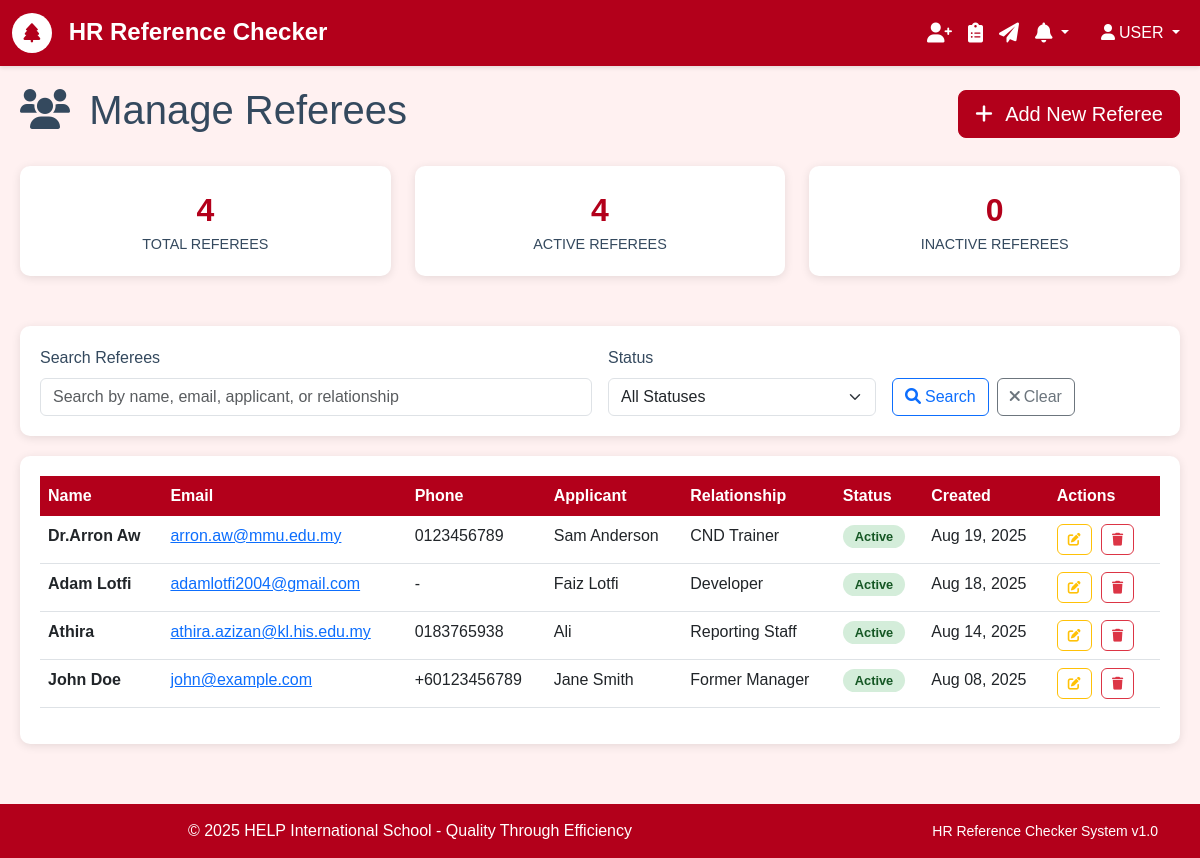
Page /referees/ (signed in) on the earlier database version.
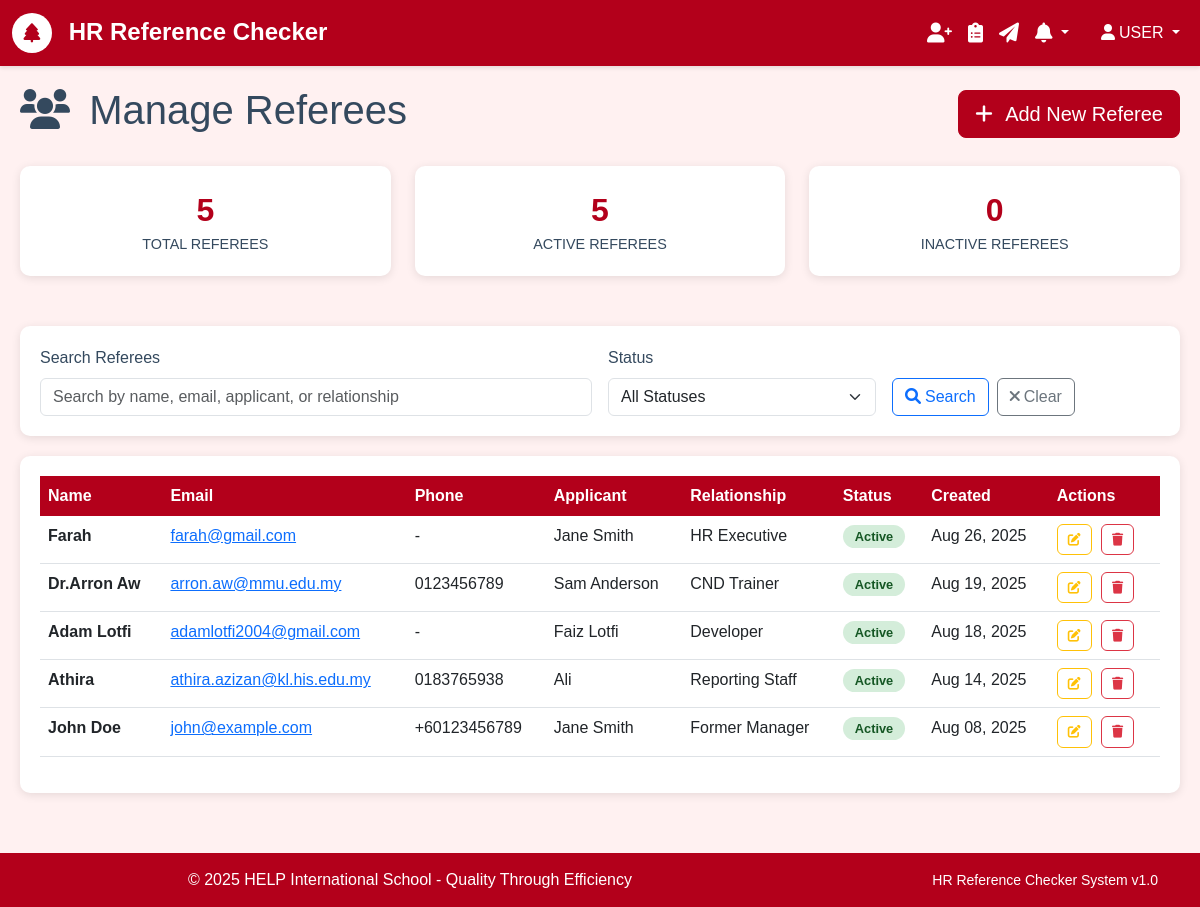
Same page on the later database version.
### referees/models.py (models this page shows, shortened)
class Referee(models.Model):
    name = models.CharField(max_length=255)
    email = models.EmailField()
    phone_regex = RegexValidator(
        regex=r'^\+?1?\d{9,15}$',
        message="Phone number must be entered in the format: '+999999999'. Up to 15 digits allowed."
    )
    phone = models.CharField(validators=[phone_regex], max_length=17, blank=True)
    relationship = models.CharField(max_length=100, help_text="e.g., Former Manager, Colleague, etc.")
    applicant_name = models.CharField(max_length=255, help_text="Name of the person being referenced")
    created_at = models.DateTimeField(auto_now_add=True)
    is_active = models.BooleanField(default=True)
    class Meta:
        ordering = ['-created_at']
        verbose_name = 'Referee'
        verbose_name_plural = 'Referees'

### referees/views.py (the view, shortened to what this page needs)
# urls.py: path('', views.RefereeListView.as_view(), name='list'),
class RefereeListView(LoginRequiredMixin, ListView):
    model = Referee
    template_name = 'referees/list.html'
    context_object_name = 'referees'
    paginate_by = 20
    def get_queryset(self):
        queryset = Referee.objects.all().order_by('-created_at')
        search_query = self.request.GET.get('search')
        status_filter = self.request.GET.get('status')
        if status_filter == 'active':
            queryset = queryset.filter(is_active=True)
        elif status_filter == 'inactive':
            queryset = queryset.filter(is_active=False)
        return queryset
    def get_context_data(self, **kwargs):
        context = super().get_context_data(**kwargs)
        context['search_query'] = self.request.GET.get('search', '')
        context['status_filter'] = self.request.GET.get('status', '')
        context['total_referees'] = Referee.objects.count()
        context['active_referees'] = Referee.objects.filter(is_active=True).count()
        context['inactive_referees'] = Referee.objects.filter(is_active=False).count()
        return context

### core/models.py (called while the page is built)
    @classmethod
    def get_unread_count(cls, user):
        return cls.objects.filter(user=user, is_read=False, is_dismissed=False).count()

    @classmethod
    def get_recent_notifications(cls, user, limit=10):
        return cls.objects.filter(user=user, is_dismissed=False).order_by('-created_at')[:limit]

### templates/referees/list.html (shortened to what the changed rows need)
{% extends 'base.html' %}
{% block content %}
<div class="referee-container">
    <div class="d-flex justify-content-between align-items-center mb-4">
        <h1>
            <i class="fas fa-users me-2"></i>
            Manage Referees
        </h1>
    </div>
    <div class="row stats-row">
        <div class="col-md-4">
            <div class="stat-card">
                <div class="stat-number">{{ total_referees }}</div>
                <div class="stat-label">Total Referees</div>
            </div>
        </div>
        <div class="col-md-4">
            <div class="stat-card">
                <div class="stat-number">{{ active_referees }}</div>
                <div class="stat-label">Active Referees</div>
            </div>
        </div>
    </div>
    <div class="table-container">
        {% if referees %}
            <div class="table-responsive">
                <table class="table table-hover">
                    <thead>
                        <tr>
                            <th>Name</th>
                            <th>Email</th>
                            <th>Phone</th>
                            <th>Applicant</th>
                            <th>Relationship</th>
                            <th>Status</th>
                            <th>Created</th>
                            <th>Actions</th>
                        </tr>
                    </thead>
                    <tbody>
                        {% for referee in referees %}
                        <tr>
                            <td>
                                <strong>{{ referee.name }}</strong>
                            </td>
                            <td>
                                <a href="mailto:{{ referee.email }}">{{ referee.email }}</a>
                            </td>
                            <td>{{ referee.phone|default:"-" }}</td>
                            <td>{{ referee.applicant_name }}</td>
                            <td>{{ referee.relationship }}</td>
                            <td>
                                {% if referee.is_active %}
                                    <span class="status-badge status-active">Active</span>
                                {% else %}
                                    <span class="status-badge status-inactive">Inactive</span>
                                {% endif %}
                            </td>
                            <td>{{ referee.created_at|date:"M d, Y" }}</td>
                            <td>
                                <a href="{% url 'referees:edit' referee.pk %}"
                                   class="btn btn-outline-warning btn-action"
                                   title="Edit">
                                    <i class="fas fa-edit"></i>
                                </a>
                                <a href="{% url 'referees:delete' referee.pk %}"
                                    class="btn btn-outline-danger btn-action"
                                    title="Deactivate"
                                    onclick="return confirm('Are you sure you want to deactivate this referee?')">
                                    <i class="fas fa-trash"></i>
                                 </a>
                            </td>
                        </tr>
                        {% endfor %}
                    </tbody>
                </table>
            </div>
        {% endif %}
    </div>
</div>
{% endblock %}

Differences in the rows shown:
added Referee: name "Farah", email "farah@gmail.com", phone "-", applicant_name "Jane Smith", relationship "HR Executive", is_active "Active", created_at "Aug 26, 2025"
Other differences:
{{ total_referees }}: "4" → "5"
{{ active_referees }}: "4" → "5"
